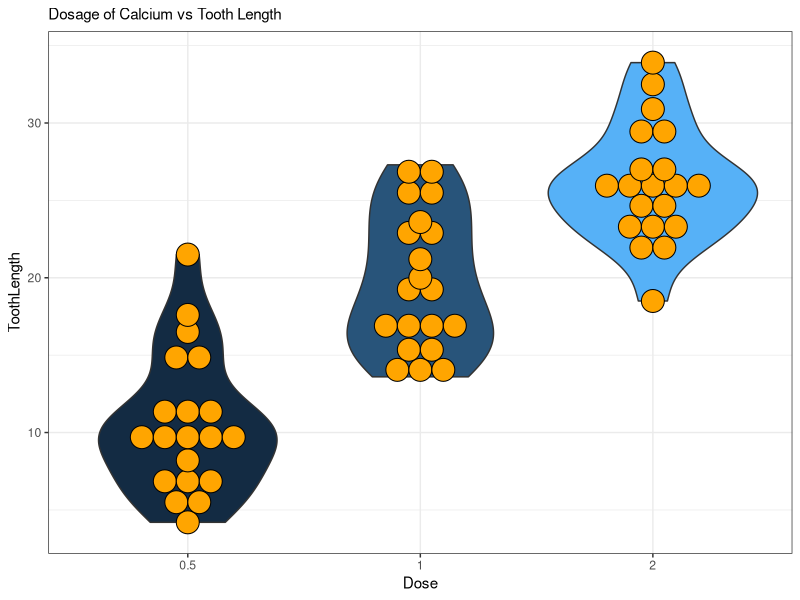

The R source for this figure:
## ---- chunk 1
knitr::opts_chunk$set(echo = TRUE)
## ---- chunk 2
library(ggplot2)
library(tidyverse)
data("ToothGrowth")
print(ToothGrowth)
theme_set(theme_bw())

# p1 <- ggplot(ToothGrowth, aes(x=dose, y=len)) + 
#   geom_point(aes(col=supp)) + 
#   labs(subtitle="Dose vs Toothlength", 
#        y="Toothlength", 
#        x="Dose", 
#        title="Scatterplot of ToothGrowth", 
#        caption = "Source: ToothGrowth")
# print(p1)

ToothGrowth$DoseCat<- as.factor(ToothGrowth$dose)

p2<-ggplot(ToothGrowth, aes(x=DoseCat, y=len, fill=dose)) +
    geom_violin() +
    theme(
      legend.position="none",
      plot.title = element_text(size=11)
    ) +
    ggtitle("Dosage of Calcium vs Tooth Length") +
    xlab("Dose") +ylab("ToothLength") + geom_dotplot(binaxis='y', stackdir='center', dotsize=1.5, fill="orange", color= "black")
print(p2)
#this saves a high quality figure

#ggsave("testplot.tiff",device="tiff", width=5,height=5, dpi=300)


